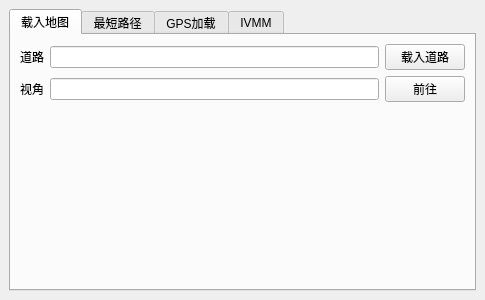
<?xml version="1.0" encoding="UTF-8"?>
<ui version="4.0">
 <class>pyivmm</class>
 <widget class="QDockWidget" name="pyivmm">
  <property name="geometry">
   <rect>
    <x>0</x>
    <y>0</y>
    <width>485</width>
    <height>300</height>
   </rect>
  </property>
  <property name="floating">
   <bool>false</bool>
  </property>
  <property name="windowTitle">
   <string>pyivmm</string>
  </property>
  <widget class="QWidget" name="dockWidgetContents">
   <layout class="QHBoxLayout" name="horizontalLayout">
    <item>
     <widget class="QTabWidget" name="tabWidget">
      <property name="enabled">
       <bool>true</bool>
      </property>
      <property name="currentIndex">
       <number>0</number>
      </property>
      <widget class="QWidget" name="mapLoadTab">
       <attribute name="title">
        <string>载入地图</string>
       </attribute>
       <layout class="QVBoxLayout" name="verticalLayout">
        <item>
         <layout class="QHBoxLayout" name="horizontalLayout_2">
          <item>
           <widget class="QLabel" name="label_4">
            <property name="text">
             <string>道路</string>
            </property>
           </widget>
          </item>
          <item>
           <widget class="QLineEdit" name="roadLineEdit">
            <property name="readOnly">
             <bool>true</bool>
            </property>
           </widget>
          </item>
          <item>
           <widget class="QPushButton" name="roadLoadButton">
            <property name="text">
             <string>载入道路</string>
            </property>
           </widget>
          </item>
         </layout>
        </item>
        <item>
         <layout class="QHBoxLayout" name="horizontalLayout_3">
          <item>
           <widget class="QLabel" name="label_5">
            <property name="text">
             <string>视角</string>
            </property>
           </widget>
          </item>
          <item>
           <widget class="QLineEdit" name="centerLineEdit">
            <property name="readOnly">
             <bool>false</bool>
            </property>
           </widget>
          </item>
          <item>
           <widget class="QPushButton" name="gotoButton">
            <property name="text">
             <string>前往</string>
            </property>
           </widget>
          </item>
         </layout>
        </item>
        <item>
         <spacer name="verticalSpacer_2">
          <property name="orientation">
           <enum>Qt::Vertical</enum>
          </property>
          <property name="sizeHint" stdset="0">
           <size>
            <width>20</width>
            <height>127</height>
           </size>
          </property>
         </spacer>
        </item>
       </layout>
      </widget>
      <widget class="QWidget" name="shortestPathTab">
       <property name="enabled">
        <bool>false</bool>
       </property>
       <attribute name="title">
        <string>最短路径</string>
       </attribute>
       <layout class="QGridLayout" name="gridLayout">
        <item row="0" column="0">
         <widget class="QLabel" name="label">
          <property name="text">
           <string>起点</string>
          </property>
         </widget>
        </item>
        <item row="0" column="1">
         <widget class="QLineEdit" name="beginPointLineEdit">
          <property name="readOnly">
           <bool>true</bool>
          </property>
         </widget>
        </item>
        <item row="0" column="2">
         <widget class="QLabel" name="label_2">
          <property name="text">
           <string>终点</string>
          </property>
         </widget>
        </item>
        <item row="0" column="3">
         <widget class="QLineEdit" name="endPointLineEdit">
          <property name="readOnly">
           <bool>true</bool>
          </property>
         </widget>
        </item>
        <item row="0" column="4">
         <widget class="QPushButton" name="pickPointButton">
          <property name="text">
           <string>拾取</string>
          </property>
         </widget>
        </item>
        <item row="1" column="0">
         <widget class="QLabel" name="label_3">
          <property name="text">
           <string>路径长度</string>
          </property>
         </widget>
        </item>
        <item row="1" column="1" colspan="4">
         <widget class="QLabel" name="shortestLengthLabel">
          <property name="text">
           <string/>
          </property>
         </widget>
        </item>
        <item row="2" column="2">
         <spacer name="verticalSpacer">
          <property name="orientation">
           <enum>Qt::Vertical</enum>
          </property>
          <property name="sizeHint" stdset="0">
           <size>
            <width>20</width>
            <height>139</height>
           </size>
          </property>
         </spacer>
        </item>
       </layout>
      </widget>
      <widget class="QWidget" name="gps_loader">
       <property name="enabled">
        <bool>false</bool>
       </property>
       <attribute name="title">
        <string>GPS加载</string>
       </attribute>
       <layout class="QGridLayout" name="gridLayout_2">
        <item row="0" column="4">
         <widget class="QPushButton" name="gps_log_loader">
          <property name="text">
           <string>加载GPS数据</string>
          </property>
         </widget>
        </item>
        <item row="3" column="1">
         <widget class="QLineEdit" name="candidate_main_end"/>
        </item>
        <item row="2" column="3">
         <widget class="QLineEdit" name="candidate_sub_start"/>
        </item>
        <item row="3" column="0">
         <widget class="QLabel" name="label_10">
          <property name="text">
           <string>结束采样点编号</string>
          </property>
         </widget>
        </item>
        <item row="4" column="2">
         <spacer name="verticalSpacer_3">
          <property name="orientation">
           <enum>Qt::Vertical</enum>
          </property>
          <property name="sizeHint" stdset="0">
           <size>
            <width>20</width>
            <height>163</height>
           </size>
          </property>
         </spacer>
        </item>
        <item row="2" column="0">
         <widget class="QLabel" name="label_7">
          <property name="text">
           <string>起始采样点编号</string>
          </property>
         </widget>
        </item>
        <item row="2" column="2">
         <widget class="QLabel" name="label_8">
          <property name="text">
           <string>候选编号</string>
          </property>
         </widget>
        </item>
        <item row="2" column="1">
         <widget class="QLineEdit" name="candidate_main_start"/>
        </item>
        <item row="3" column="2">
         <widget class="QLabel" name="label_9">
          <property name="text">
           <string>候选编号</string>
          </property>
         </widget>
        </item>
        <item row="3" column="3">
         <widget class="QLineEdit" name="candidate_sub_end"/>
        </item>
        <item row="1" column="4">
         <widget class="QPushButton" name="candidate_to_map">
          <property name="text">
           <string>生成候选点</string>
          </property>
         </widget>
        </item>
        <item row="2" column="4">
         <widget class="QPushButton" name="compute_candidate_path">
          <property name="text">
           <string>候选点最短路径</string>
          </property>
         </widget>
        </item>
        <item row="3" column="4">
         <widget class="QLabel" name="candidate_path_length_show">
          <property name="text">
           <string/>
          </property>
         </widget>
        </item>
        <item row="0" column="3">
         <widget class="QSpinBox" name="topk">
          <property name="maximum">
           <number>1000</number>
          </property>
         </widget>
        </item>
        <item row="0" column="0" colspan="2">
         <widget class="QLineEdit" name="gps_log_show">
          <property name="readOnly">
           <bool>true</bool>
          </property>
         </widget>
        </item>
        <item row="0" column="2">
         <widget class="QLabel" name="label_15">
          <property name="text">
           <string>top-k</string>
          </property>
         </widget>
        </item>
        <item row="1" column="0">
         <widget class="QLabel" name="label_6">
          <property name="text">
           <string>半径</string>
          </property>
         </widget>
        </item>
        <item row="1" column="1">
         <widget class="QDoubleSpinBox" name="radiou_query_candidate">
          <property name="maximum">
           <double>500.000000000000000</double>
          </property>
         </widget>
        </item>
        <item row="1" column="2">
         <widget class="QLabel" name="label_17">
          <property name="text">
           <string>限制</string>
          </property>
         </widget>
        </item>
        <item row="1" column="3">
         <widget class="QSpinBox" name="candidate_limit">
          <property name="minimum">
           <number>1</number>
          </property>
         </widget>
        </item>
       </layout>
      </widget>
      <widget class="QWidget" name="ivmm">
       <property name="enabled">
        <bool>false</bool>
       </property>
       <attribute name="title">
        <string>IVMM</string>
       </attribute>
       <layout class="QGridLayout" name="gridLayout_3">
        <item row="5" column="1">
         <spacer name="verticalSpacer_5">
          <property name="orientation">
           <enum>Qt::Vertical</enum>
          </property>
          <property name="sizeHint" stdset="0">
           <size>
            <width>20</width>
            <height>108</height>
           </size>
          </property>
         </spacer>
        </item>
        <item row="0" column="2">
         <widget class="QPushButton" name="compute_best_candidate_button">
          <property name="text">
           <string>计算最佳候选点</string>
          </property>
         </widget>
        </item>
        <item row="0" column="0">
         <widget class="QLabel" name="label_11">
          <property name="text">
           <string>候选点偏差距离均值</string>
          </property>
         </widget>
        </item>
        <item row="0" column="1">
         <widget class="QLineEdit" name="param_mu"/>
        </item>
        <item row="1" column="0">
         <widget class="QLabel" name="label_12">
          <property name="text">
           <string>偏差距离标准差</string>
          </property>
         </widget>
        </item>
        <item row="1" column="1">
         <widget class="QLineEdit" name="param_sigma"/>
        </item>
        <item row="2" column="0">
         <widget class="QLabel" name="label_13">
          <property name="text">
           <string>距离加权参数</string>
          </property>
         </widget>
        </item>
        <item row="2" column="1">
         <widget class="QLineEdit" name="param_beta"/>
        </item>
        <item row="3" column="0">
         <widget class="QLabel" name="label_14">
          <property name="text">
           <string>候选半径</string>
          </property>
         </widget>
        </item>
        <item row="3" column="1">
         <widget class="QLineEdit" name="param_radious"/>
        </item>
        <item row="4" column="0">
         <widget class="QLabel" name="label_16">
          <property name="text">
           <string>候选点数量限制</string>
          </property>
         </widget>
        </item>
        <item row="4" column="1">
         <widget class="QSpinBox" name="ivmm_candidate_limit">
          <property name="minimum">
           <number>1</number>
          </property>
         </widget>
        </item>
       </layout>
      </widget>
     </widget>
    </item>
   </layout>
  </widget>
 </widget>
 <tabstops>
  <tabstop>roadLineEdit</tabstop>
  <tabstop>beginPointLineEdit</tabstop>
  <tabstop>endPointLineEdit</tabstop>
  <tabstop>pickPointButton</tabstop>
  <tabstop>gps_log_show</tabstop>
  <tabstop>topk</tabstop>
  <tabstop>candidate_main_start</tabstop>
  <tabstop>candidate_sub_start</tabstop>
  <tabstop>candidate_main_end</tabstop>
  <tabstop>candidate_sub_end</tabstop>
  <tabstop>gps_log_loader</tabstop>
  <tabstop>candidate_to_map</tabstop>
  <tabstop>compute_candidate_path</tabstop>
  <tabstop>param_mu</tabstop>
  <tabstop>param_sigma</tabstop>
  <tabstop>param_beta</tabstop>
  <tabstop>param_radious</tabstop>
  <tabstop>ivmm_candidate_limit</tabstop>
  <tabstop>compute_best_candidate_button</tabstop>
 </tabstops>
 <resources/>
 <connections/>
</ui>
